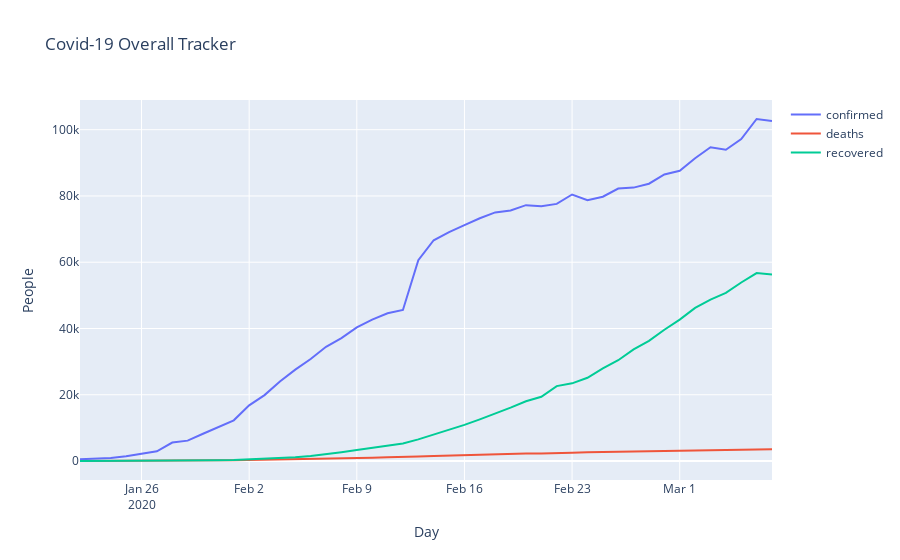

The notebook cell this image was saved under:
### Markdown cell above
# Cases Confirmed, Death Toll, Recovered Count

### Code cell
fig = go.Figure()
fig.add_scatter(x=daily_data['last_updated'], y=daily_data['confirmed'], name = 'confirmed')
fig.add_scatter(x=daily_data['last_updated'], y=daily_data['deaths'], name = 'deaths')
fig.add_scatter(x=daily_data['last_updated'], y=daily_data['recovered'], name = 'recovered')

fig.update_layout(
    title = 'Covid-19 Overall Tracker',
    xaxis_title = 'Day',
    yaxis_title = 'People')

fig.show()
